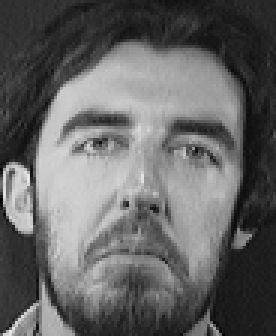
#> input picture ADLPP/ORL/11/7.pgm, 92 x 112 px (shown 3 times larger); its folder holds only this picture in this run
$ jupyter execute --allow-errors ADLPP.ipynb
#> lines starting #> are read from the running program, lines starting #| are printed output that depends on the picture
[cell 1]
# 导入库函数
import os
import cv2
import numpy as np
import matplotlib.pyplot as plt
from scipy.sparse.linalg import eigs

[cell 2]
# 读取数据集
def read_images(dataset_dir, target_size=(32, 32)):
#> called with dataset_dir = 'ORL', target_size = (32, 32)
    data = []  # 存储图像数据的列表
    labels = []  # 存储标签的列表
    faceshape = [] # 存储图像形状
    for class_dir in os.listdir(dataset_dir):  # 遍历数据集文件夹中的文件夹（每个文件夹代表一个类别）
        class_path = os.path.join(dataset_dir, class_dir)  # 类别文件夹路径
        for file_name in os.listdir(class_path):  # 遍历每个类别文件夹中的图像文件
            file_path = os.path.join(class_path, file_name)  # 图像文件路径
            img = cv2.imread(file_path, cv2.IMREAD_GRAYSCALE)  # 读取灰度图像
#> img is the input picture: shape (112, 92); min 2, max 234, mean 100.6
            # 缩放图像至目标尺寸
            img = cv2.resize(img, target_size, interpolation=cv2.INTER_AREA)
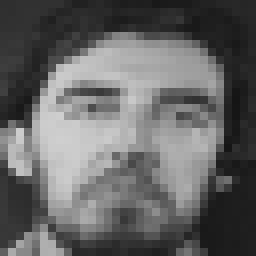
#> img: shape (32, 32) (shown 8 times larger); min 21, max 207, mean 100.6
            # 读取第一张灰度图像的大小作为图片形状
            faceshape = img.shape
#> faceshape = (32, 32)
            data.append(img.flatten())  # 将图像展平并添加到数据列表中
            labels.append(int(class_dir))  # 将类别标签添加到标签列表中
#> pass 2 of the loop in read_images, `for class_dir in os.listdir(dataset_dir):`:
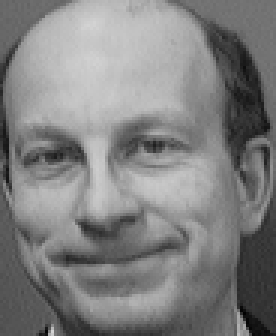
#> input picture ADLPP/ORL/13/4.pgm, 92 x 112 px (shown 3 times larger)
#> in read_images, img is the input picture: shape (112, 92); min 2, max 211, mean 128.2
#> in read_images, `img = cv2.resize(img, target_size, interpolation=cv2.INTER_AREA)`:
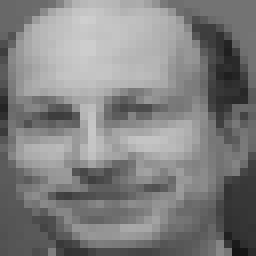
#> img: shape (32, 32) (shown 8 times larger); min 21, max 207, mean 128.2
#> pass 3 of the loop in read_images, `for class_dir in os.listdir(dataset_dir):`:
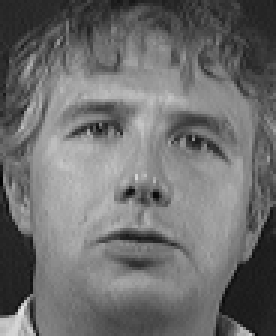
#> input picture ADLPP/ORL/15/3.pgm, 92 x 112 px (shown 3 times larger)
#> in read_images, img is the input picture: shape (112, 92); min 4, max 230, mean 110
#> in read_images, `img = cv2.resize(img, target_size, interpolation=cv2.INTER_AREA)`:
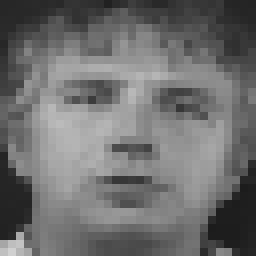
#> img: shape (32, 32) (shown 8 times larger); min 28, max 208, mean 110
#> the loop made 4 passes; the first 3 are shown
#| 图像数据形状： (4, 1024)
    return np.array(data), np.array(labels).reshape(-1, 1), faceshape  # 返回图像数据和标签

# 训练集和测试集划分
def train_test_split(data, labels, train_test_split_ratio):
#> called with data = array of shape (4, 1024), labels = array of shape (4, 1), train_test_split_ratio = 0.5
    num_samples = data.shape[0]  # 总样本数
#> num_samples = 4
    train_samples = int(num_samples * train_test_split_ratio)  # 训练集样本数
#> train_samples = 2

    # 洗牌算法打乱数据集
    indices = np.arange(num_samples)
#> indices = [0, 1, 2, 3]
#| 训练集形状： (2, 1024)
    np.random.shuffle(indices)
    data = data[indices]
    labels = labels[indices]

    # 划分训练集和测试集
    train_data = data[:train_samples]
    train_labels = labels[:train_samples]
    test_data = data[train_samples:]
    test_labels = labels[train_samples:]

    return train_data, train_labels, test_data, test_labels

[cell 3]
# [6 lines left out: function ShowEigenface, not called in this run]

[cell 4]
# [24 lines left out: function test_image, not called in this run]

[cell 5]
# LPP算法函数

# 以每个点到其他所有点的平均值作为每个数据点的平均邻域半径
# [15 lines left out: functions compute_avg_radius, compute_k_maximun_radius, not called in this run]


def knn_graph(Data, method, k):
    # 获取样本点的数量
    n = Data.shape[0]
    # 初始化k近邻图的邻接矩阵
    knn_adjacency_matrix = np.zeros((n, n))
    # 计算欧式距离矩阵
    distances = np.sqrt(np.sum((Data[:, None] - Data) ** 2, axis=2))
    if method == 'epsilon':
        return knn_adjacency_matrix, distances
    # 获取每个样本点的最近邻索引
    indices = np.argsort(distances, axis=1)[:, 1:k+1]
    # 构建k近邻图的权重矩阵
    # 遍历每个样本点的最近邻索引
    for i in range(n):
        knn_adjacency_matrix[i, indices[i]] = 1
        knn_adjacency_matrix[indices[i], i] = 1
    return knn_adjacency_matrix, distances

# 计算k最近邻接矩阵或epsilon邻接矩阵
def compute_neighborhood_matrix(Data, method, k):
    n = len(Data)
    knn_adjacency_matrix, distances = knn_graph(Data, method, k)
    if method == 'knn':
        return knn_adjacency_matrix, distances
    elif method == 'epsilon':
        adjacency_matrix = np.zeros((n, n))
        radius = compute_k_maximun_radius(n, distances, k)  # 计算每个数据点的邻域半径
        for i in range(n):  # 对于数据集中的每个样本点 i
            neighbors = np.where(distances[i] <= radius[i])[0]  # 获取epsilon邻域内的样本索引
            adjacency_matrix[i, neighbors] = 1
            adjacency_matrix[neighbors, i] = 1
        return adjacency_matrix, distances


# 构建基于热核方法的权重矩阵
def construct_weight_matrix(Data, method, k, t):
    n = len(Data)
    Weight_matrix = np.zeros((n, n))
    adjacency_matrix, distances = compute_neighborhood_matrix(Data, method, k)
    # 计算相似度矩阵
    similarity_matrix = np.exp(-distances ** 2 / t)
    # 将相似度矩阵按照邻接矩阵进行筛选，得到需要设置权重的位置
    i_indices, j_indices = np.where(adjacency_matrix == 1)
    # 设置权重
    Weight_matrix[i_indices, j_indices] = similarity_matrix[i_indices, j_indices]
    Weight_matrix[j_indices, i_indices] = similarity_matrix[i_indices, j_indices]  # 对称矩阵
    # 计算全局相似度
    '''
    修正权重矩阵的原理是利用全局相似度来修正局部相似度得到的权重矩阵，以使得整个权重矩阵更加平滑和连续。
    '''
    Weight_matrix += np.exp(-distances ** 2 / t)
    return Weight_matrix

[cell 6]
# MLDA算法函数

# 计算每个类别的均值矩阵
def compute_classes_mean_matrix(train_data, train_labels):
    num_classes = len(np.unique(train_labels))  # 类别数量
    num_samples_per_class = train_data.shape[0] // num_classes  # 每个类别的样本数
    num_features = train_data.shape[1]  # 每个样本的特征维度
#> num_features = 1024
    means = np.zeros((num_classes, num_features))  # 存储每个类别的均值矩阵
    for i in range(1, num_classes + 1):  # 遍历每个类别
        temp_indices = np.where(train_labels == i)[0]  # 获取当前类别的训练数据索引
        temp_sum = np.sum(train_data[temp_indices], axis=0)  # 计算当前类别的特征值总和
        means[i-1] = temp_sum / num_samples_per_class  # 计算当前类别的均值
#| 类平均脸形状: (1024, 2)
    return means  # 返回每个类别的均值矩阵
"""
# 计算所有类别的整体均值矩阵
def compute_overall_mean_matrix(classes_means):
    overall_mean = np.mean(classes_means, axis=0)  # 计算所有类别的整体均值
    return overall_mean.reshape(-1, 1)  # 返回整体均值矩阵（转置）

# 计算中心类别矩阵
def compute_center_class_matrix(train_data, train_labels, classes_means):
    Z = np.zeros_like(train_data)  # 初始化中心类别矩阵

    for i in range(train_data.shape[0]):  # 遍历训练数据
        class_index = int(train_labels[i]) - 1  # 获取当前样本所属类别的索引
        Z[i] = train_data[i] - classes_means[class_index]  # 计算中心类别矩阵

    return Z  # 返回中心类别矩阵

# 计算类间散布矩阵
def compute_between_class_scatter_matrix(classes_means, overall_mean):
    n = 5  # 训练集与测试集的比例
    Sb = np.zeros((classes_means.shape[1], classes_means.shape[1]))  # 初始化类间散布矩阵
    for i in range(classes_means.shape[0]):  # 遍历每个类别的均值矩阵
        Sb = np.add(Sb, n * ((classes_means[i] - overall_mean) * (classes_means[i] - overall_mean).T))  # 计算类间散布矩阵
    return Sb  # 返回类间散布矩阵

# 计算类内散布矩阵
def compute_class_scatter_matrix(Z):
    Sw = np.dot(Z.T, Z)  # 计算类内散布矩阵
    return Sw  # 返回类内散布矩阵
"""

[cell 7]
def LPP(train_data, train_labels, method, d, k, t):
#> called with train_data = array of shape (2, 1024), train_labels = array of shape (2, 1), method = 'knn', d = 70, k = 100, t = 60000
    Data = train_data.T
    n = len(train_labels)
    Weight_matrices = np.zeros((n, n)) # 存储每个类别的权重矩阵
#> Weight_matrices = [[0, 0], [0, 0]]
    Degree_matrices = np.zeros((n, n)) # 存储每个类别的度矩阵
#> Degree_matrices = [[0, 0], [0, 0]]
    for class_label in np.unique(train_labels):
        class_indices = np.where(train_labels == class_label)[0]  # 获取当前类别的样本索引
        class_train_data = Data[:, class_indices]  # 获取当前类别的样本数据
        Weight_matrix = construct_weight_matrix(class_train_data, method, k, t)  # 计算当前类别的权重矩阵
        Degree_matrix = np.diag(np.sum(Weight_matrix, axis=1))  # 计算当前类别的度矩阵
        # 将Degree_matrix和Weight_matrix计算矩阵的迹并添加到对角线
        class_idx = class_label - 1
        Weight_matrices[class_idx, class_idx] = np.trace(Weight_matrix)
        Degree_matrices[class_idx, class_idx] = np.trace(Degree_matrix)
#> this loop made 1 pass
#> pass 1, in knn_graph, `distances = np.sqrt(np.sum((Data[:, None] - Data) ** 2, axis=2))`:
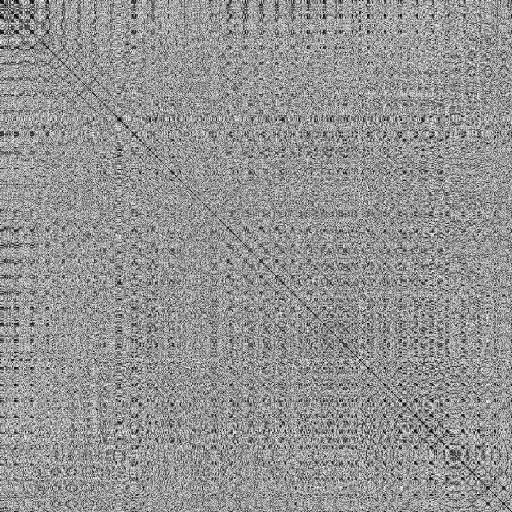
#> distances: shape (1024, 1024) float64 (shown at 1/2 size); min 0, max 15.78, mean 9.16; drawn with min black and max white
#> pass 1, in knn_graph, `indices = np.argsort(distances, axis=1)[:, 1:k+1]`:
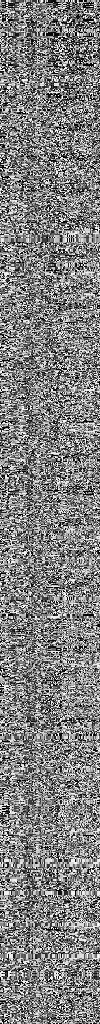
#> indices: shape (1024, 100) int64; min 0, max 1023, mean 515.9; drawn with min black and max white
#> pass 1, in compute_neighborhood_matrix, `knn_adjacency_matrix, distances = knn_graph(Data, method, k)`:
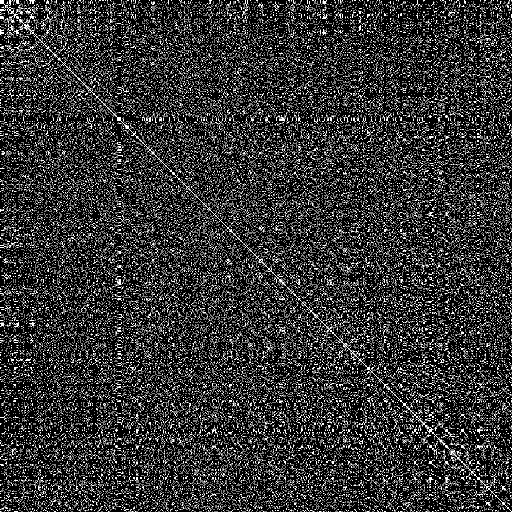
#> knn_adjacency_matrix: shape (1024, 1024) float64 (shown at 1/2 size); values 0 (black) and 1 (white), 10.7% white in thin lines or dots
#> after the loop:
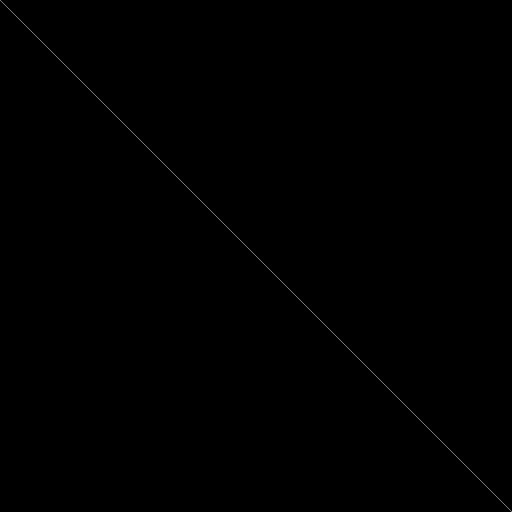
#> Degree_matrix: shape (1024, 1024) float64 (shown at 1/2 size); min 0, max 1169.4, mean 1.1; drawn with min black and max white
#> after the loop:
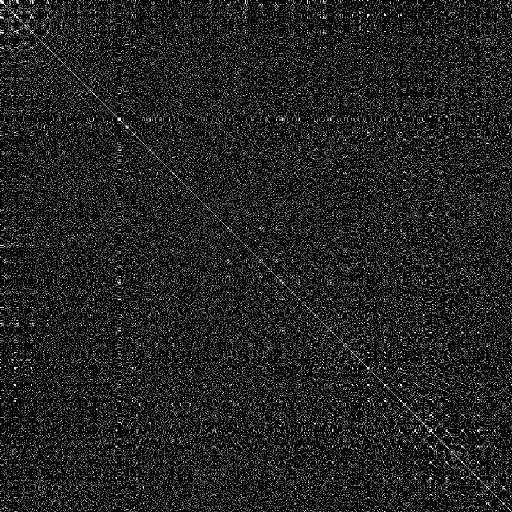
#> Weight_matrix: shape (1024, 1024) float64 (shown at 1/2 size); min 0.996, max 2, mean 1.11; drawn with min black and max white
    Laplacian_matrices = Degree_matrices - Weight_matrices
    return Laplacian_matrices, Data
